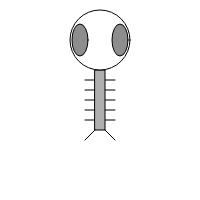
Frame 1 (no input)
Frame 60 (no input): identical to frame 1, image omitted
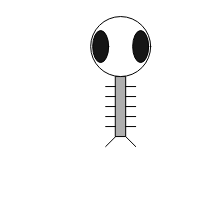
Frame 120 (the mouse pressed at the canvas centre since frame 60)

The p5.js sketch that drew these frames (run headless with seeded random() and noise() and a simulated clock; from frame 60 on, the mouse is pressed at the canvas centre):

// p5.js sketch
// ── sketch.js
var zoog = {
	x: 100,
	y: 100,
	w: 60,
	h: 60,
	eyesize: 16
}

function setup() {
	createCanvas(200, 200);
	smooth();
}

function draw() {
	background(255);
	// mouseX position determines speed factor for 
	// jiggleZoog function
	var factor = constrain(mouseX/10, 0, 5);
	jiggleZoog(factor);

	// pass in a color to drawZoog
	var d = dist(zoog.x, zoog.y, mouseX, mouseY);
	var c = color(d);
	drawZoog(d);

}

function jiggleZoog(speed) {
	// change x and y loc of Zoog randomly
	zoog.x = zoog.x + random(-1, 1) * speed
	zoog.y = zoog.y + random(-1, 1) * speed

	// constrain zoog to window
	zoog.x = constrain(zoog.x, 0, width);
	zoog.y = constrain(zoog.y, 0, height);
}

function drawZoog(eyeColor) {
	ellipseMode(CENTER);
	rectMode(CENTER);

	// arms
	for(var i = zoog.y - zoog.h/3; i < zoog.y + zoog.h/2; i += 10) {
		stroke(0);
		line(zoog.x - zoog.w/4, i, zoog.x + zoog.w/4, i);
	}

	// body
	stroke(0);
	fill(175);
	rect(zoog.x, zoog.y, zoog.w/6, zoog.h);

	// head
	fill(255)
	ellipse(zoog.x, zoog.y - zoog.h, zoog.w, zoog.h);

	// Draw Zoog's eyes
	fill(eyeColor);
	ellipse(zoog.x - zoog.w/3, zoog.y - zoog.h,
			zoog.eyesize,zoog.eyesize*2);
	ellipse(zoog.x + zoog.w/3,zoog.y - zoog.h,zoog.eyesize,zoog.eyesize*2);
	
	// Draw Zoog's legs
	stroke(0);
	line(zoog.x - zoog.w/12,zoog.y + zoog.h/2,
		zoog.x - zoog.w/4,zoog.y + zoog.h/2 + 10);
	line(zoog.x + zoog.w/12,zoog.y + zoog.h/2,
		zoog.x + zoog.w/4,zoog.y + zoog.h/2 + 10);


}
